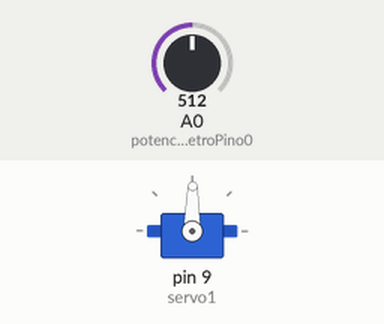
Recording of a sketch running on a simulated Arduino Uno, built with avr-gcc and run on an emulated ATmega328P. Parts: servo. The inputs (shaded band) are chosen by the test bench; at power-on: A0 (potenciometroPino0) = 512.

Above: at 1.2 s.
1.3 s: A0 (potenciometroPino0) set to 716
At 2.5 s:
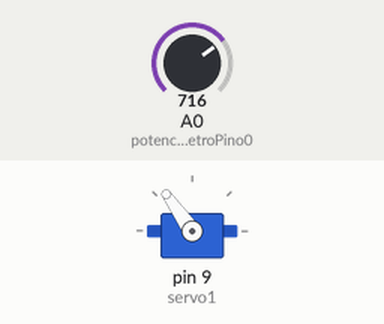
2.8 s: A0 (potenciometroPino0) set to 900
At 3.6 s:
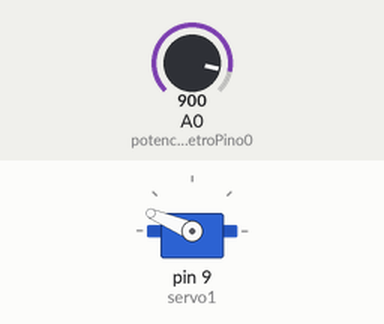
4.3 s: A0 (potenciometroPino0) set to 1023
At 5.0 s:
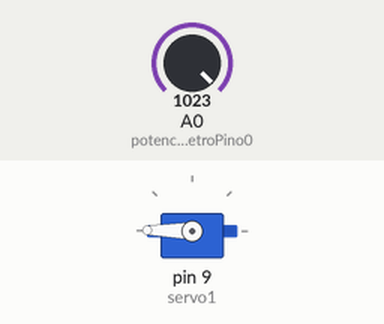
5.8 s: A0 (potenciometroPino0) set to 306
At 7.0 s:
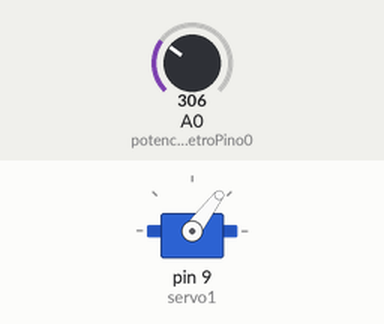
7.3 s: A0 (potenciometroPino0) set to 122
At 8.5 s:
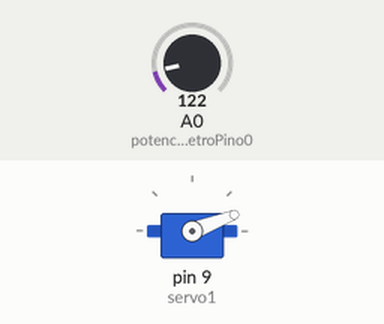
8.8 s: A0 (potenciometroPino0) set to 511
At 9.4 s:
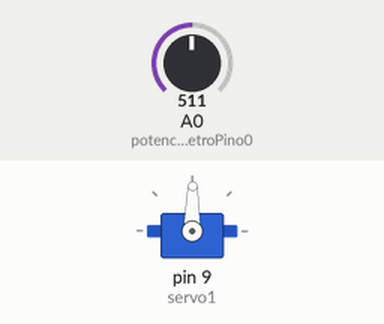
Timing chart, 0 to 11.3 s (numbered marks = the images above; inputs shaded):
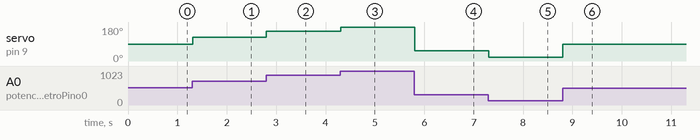

The sketch:

servo_potenciometro.ino
```cpp
#include <Servo.h>
Servo servo1; // cria um novo objeto servo
int potenciometroPino0 = 0; // conecta potenciometro no porta analoga
int valorDoPotenciometro = 0; //valor lido no pino 0

void setup (){
  servo1.attach(9); //conecta o objeto servo1 ao pino 9
}//fim setup

void loop(){
  valorDoPotenciometro = analogRead(potenciometroPino0); // lê
  //um valor analógico do potenciometro de 0 a 255
  valorDoPotenciometro = map(valorDoPotenciometro, 0, 1023, 0 ,179);
  //o valor lido entre 0 a 1023 para um valor entre 0 e 180
  servo1.write(valorDoPotenciometro); //envia sunal para o servo p
  delay(15); //aguarda o movimento do servo
} //fim loop
```

Measured:
- after the input at 1.3 s, servo on pin 9 (servo1): 89° → 125° at once
- after the input at 2.8 s, servo on pin 9 (servo1): 125° → 157° at once
- after the input at 4.3 s, servo on pin 9 (servo1): 157° → 179° at once
- after the input at 5.8 s, servo on pin 9 (servo1): 179° → 53° at once
- after the input at 7.3 s, servo on pin 9 (servo1): 53° → 21° at once
- after the input at 8.8 s, servo on pin 9 (servo1): 21° → 89° at once
